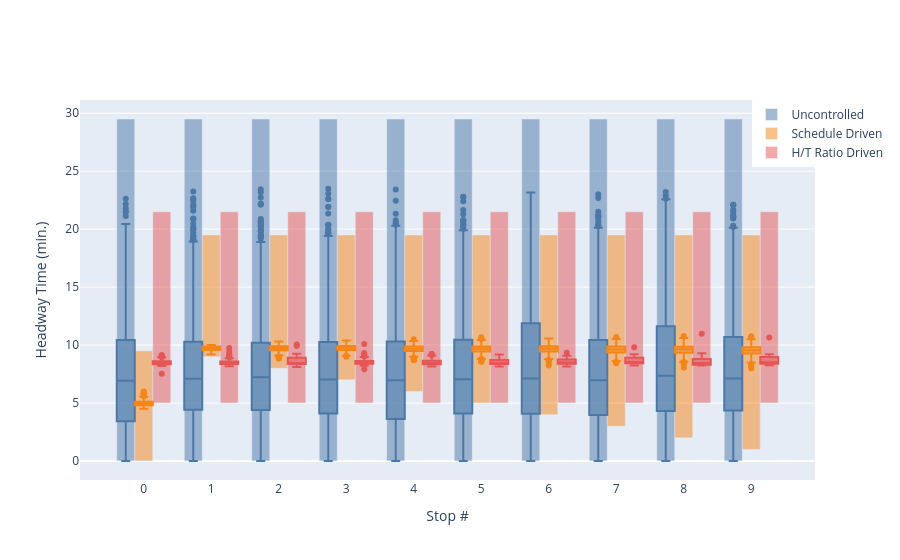
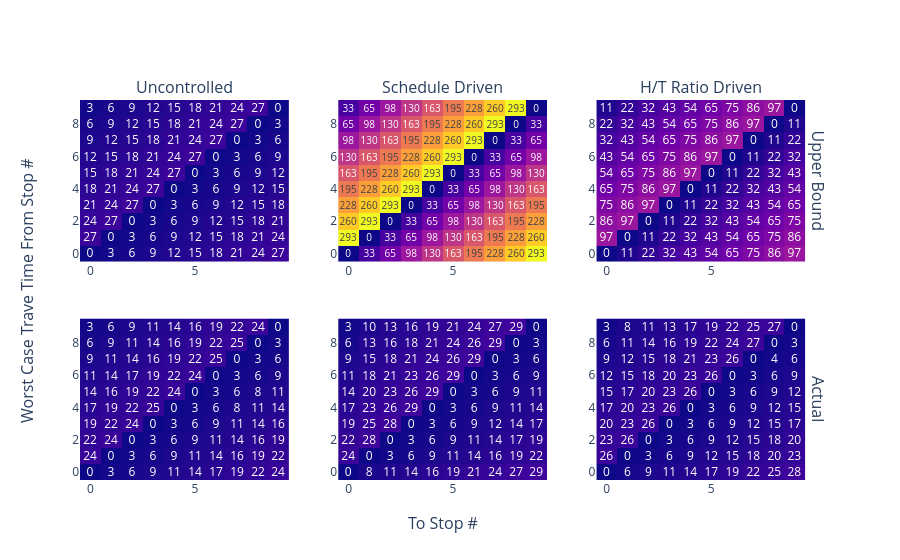

Notebook cell for these charts, in order:
### Markdown cell above
## Fig. 1: All Points Controlled
We now consider the effects of different policies when applied to every stop along a route.

Setting:
* 10 stops, average completion time uncontrolled: 60 minutes
* 6 vehicles

TODO:
* Outlier headway time on Headway Policy when buses released simultaneously

### Code cell
# Base route - no control
N_STOPS = 10
BASE_ROUTE = [
    {
        'tau': (2, 2.5),
        'delta': (0, 0.5),
        'policy': BolehPolicy,
        'policy_args': {},
    } for _ in range(N_STOPS)
]

# Scheduled terminal departure
SCHED_ROUTE = copy.deepcopy(BASE_ROUTE)
for i in range(N_STOPS):
    SCHED_ROUTE[i]['policy'] = LeakyBucketPolicy
    SCHED_ROUTE[i]['policy_args'] = {'time_delta': 10, 'offset':  2.5 * i}


# Ratio Driven Route has one stop driven by ratio policy
RATIO_ROUTE = copy.deepcopy(BASE_ROUTE)
for i in range(N_STOPS):
    RATIO_ROUTE[i]['policy'] = RatioDrivenPolicy
    RATIO_ROUTE[i]['policy_args'] = {'target_ratio': 1, 'activation_ratio': 1, 'max_holding': float('inf')}


routes = {
    'Uncontrolled': BASE_ROUTE,
    'Schedule Driven': SCHED_ROUTE,
    'H/T Ratio Driven': RATIO_ROUTE,
}

run_experiment(
    exp_id='fig1-policy-comparison',
    routes=routes,
    start_times=[0, 10, 20],
    t_max=60 * 24 * 7,
)

### Figure 1 — Plotly figure (JSON) as saved in the notebook; plotly's stock layout.template omitted (floating-point values rounded to 4 significant figures; data arrays with more than 128 entries replaced by an {"elided": "..."} marker saying what was removed)
{"data": [{"base": [0], "marker": {"color": "#4C78A8"}, "name": "Uncontrolled", "opacity": 0.5, "showlegend": true, "type": "bar", "width": 0.2667, "x": [-0.2667], "y": [29.5]}, {"marker": {"color": "#4C78A8"}, "showlegend": false, "type": "box", "width": 0.2667, "x": {"elided": "373 float values"}, "y": {"elided": "373 float values"}}, {"base": [0], "marker": {"color": "#4C78A8"}, "name": "Uncontrolled", "opacity": 0.5, "showlegend": false, "type": "bar", "width": 0.2667, "x": [0.7333], "y": [29.5]}, {"marker": {"color": "#4C78A8"}, "showlegend": false, "type": "box", "width": 0.2667, "x": {"elided": "358 float values"}, "y": {"elided": "358 float values"}}, {"base": [0], "marker": {"color": "#4C78A8"}, "name": "Uncontrolled", "opacity": 0.5, "showlegend": false, "type": "bar", "width": 0.2667, "x": [1.733], "y": [29.5]}, {"marker": {"color": "#4C78A8"}, "showlegend": false, "type": "box", "width": 0.2667, "x": {"elided": "372 float values"}, "y": {"elided": "372 float values"}}, {"base": [0], "marker": {"color": "#4C78A8"}, "name": "Uncontrolled", "opacity": 0.5, "showlegend": false, "type": "bar", "width": 0.2667, "x": [2.733], "y": [29.5]}, {"marker": {"color": "#4C78A8"}, "showlegend": false, "type": "box", "width": 0.2667, "x": {"elided": "379 float values"}, "y": {"elided": "379 float values"}}, {"base": [0], "marker": {"color": "#4C78A8"}, "name": "Uncontrolled", "opacity": 0.5, "showlegend": false, "type": "bar", "width": 0.2667, "x": [3.733], "y": [29.5]}, {"marker": {"color": "#4C78A8"}, "showlegend": false, "type": "box", "width": 0.2667, "x": {"elided": "376 float values"}, "y": {"elided": "376 float values"}}, {"base": [0], "marker": {"color": "#4C78A8"}, "name": "Uncontrolled", "opacity": 0.5, "showlegend": false, "type": "bar", "width": 0.2667, "x": [4.733], "y": [29.5]}, {"marker": {"color": "#4C78A8"}, "showlegend": false, "type": "box", "width": 0.2667, "x": {"elided": "377 float values"}, "y": {"elided": "377 float values"}}, {"base": [0], "marker": {"color": "#4C78A8"}, "name": "Uncontrolled", "opacity": 0.5, "showlegend": false, "type": "bar", "width": 0.2667, "x": [5.733], "y": [29.5]}, {"marker": {"color": "#4C78A8"}, "showlegend": false, "type": "box", "width": 0.2667, "x": {"elided": "352 float values"}, "y": {"elided": "352 float values"}}, {"base": [0], "marker": {"color": "#4C78A8"}, "name": "Uncontrolled", "opacity": 0.5, "showlegend": false, "type": "bar", "width": 0.2667, "x": [6.733], "y": [29.5]}, {"marker": {"color": "#4C78A8"}, "showlegend": false, "type": "box", "width": 0.2667, "x": {"elided": "360 float values"}, "y": {"elided": "360 float values"}}, {"base": [0], "marker": {"color": "#4C78A8"}, "name": "Uncontrolled", "opacity": 0.5, "showlegend": false, "type": "bar", "width": 0.2667, "x": [7.733], "y": [29.5]}, {"marker": {"color": "#4C78A8"}, "showlegend": false, "type": "box", "width": 0.2667, "x": {"elided": "366 float values"}, "y": {"elided": "366 float values"}}, {"base": [0], "marker": {"color": "#4C78A8"}, "name": "Uncontrolled", "opacity": 0.5, "showlegend": false, "type": "bar", "width": 0.2667, "x": [8.733], "y": [29.5]}, {"marker": {"color": "#4C78A8"}, "showlegend": false, "type": "box", "width": 0.2667, "x": {"elided": "360 float values"}, "y": {"elided": "360 float values"}}, {"base": [0], "marker": {"color": "#F58518"}, "name": "Schedule Driven", "opacity": 0.5, "showlegend": true, "type": "bar", "width": 0.2667, "x": [-2.776e-17], "y": [9.5]}, {"marker": {"color": "#F58518"}, "showlegend": false, "type": "box", "width": 0.2667, "x": {"elided": "504 float values"}, "y": {"elided": "504 float values"}}, {"base": [9], "marker": {"color": "#F58518"}, "name": "Schedule Driven", "opacity": 0.5, "showlegend": false, "type": "bar", "width": 0.2667, "x": [1], "y": [10.5]}, {"marker": {"color": "#F58518"}, "showlegend": false, "type": "box", "width": 0.2667, "x": {"elided": "606 int values"}, "y": {"elided": "606 float values"}}, {"base": [8], "marker": {"color": "#F58518"}, "name": "Schedule Driven", "opacity": 0.5, "showlegend": false, "type": "bar", "width": 0.2667, "x": [2], "y": [11.5]}, {"marker": {"color": "#F58518"}, "showlegend": false, "type": "box", "width": 0.2667, "x": {"elided": "603 int values"}, "y": {"elided": "603 float values"}}, {"base": [7], "marker": {"color": "#F58518"}, "name": "Schedule Driven", "opacity": 0.5, "showlegend": false, "type": "bar", "width": 0.2667, "x": [3], "y": [12.5]}, {"marker": {"color": "#F58518"}, "showlegend": false, "type": "box", "width": 0.2667, "x": {"elided": "431 int values"}, "y": {"elided": "431 float values"}}, {"base": [6], "marker": {"color": "#F58518"}, "name": "Schedule Driven", "opacity": 0.5, "showlegend": false, "type": "bar", "width": 0.2667, "x": [4], "y": [13.5]}, {"marker": {"color": "#F58518"}, "showlegend": false, "type": "box", "width": 0.2667, "x": {"elided": "557 int values"}, "y": {"elided": "557 float values"}}, {"base": [5], "marker": {"color": "#F58518"}, "name": "Schedule Driven", "opacity": 0.5, "showlegend": false, "type": "bar", "width": 0.2667, "x": [5], "y": [14.5]}, {"marker": {"color": "#F58518"}, "showlegend": false, "type": "box", "width": 0.2667, "x": {"elided": "586 int values"}, "y": {"elided": "586 float values"}}, {"base": [4], "marker": {"color": "#F58518"}, "name": "Schedule Driven", "opacity": 0.5, "showlegend": false, "type": "bar", "width": 0.2667, "x": [6], "y": [15.5]}, {"marker": {"color": "#F58518"}, "showlegend": false, "type": "box", "width": 0.2667, "x": {"elided": "597 int values"}, "y": {"elided": "597 float values"}}, {"base": [3], "marker": {"color": "#F58518"}, "name": "Schedule Driven", "opacity": 0.5, "showlegend": false, "type": "bar", "width": 0.2667, "x": [7], "y": [16.5]}, {"marker": {"color": "#F58518"}, "showlegend": false, "type": "box", "width": 0.2667, "x": {"elided": "412 int values"}, "y": {"elided": "412 float values"}}, {"base": [2], "marker": {"color": "#F58518"}, "name": "Schedule Driven", "opacity": 0.5, "showlegend": false, "type": "bar", "width": 0.2667, "x": [8], "y": [17.5]}, {"marker": {"color": "#F58518"}, "showlegend": false, "type": "box", "width": 0.2667, "x": {"elided": "451 int values"}, "y": {"elided": "451 float values"}}, {"base": [1], "marker": {"color": "#F58518"}, "name": "Schedule Driven", "opacity": 0.5, "showlegend": false, "type": "bar", "width": 0.2667, "x": [9], "y": [18.5]}, {"marker": {"color": "#F58518"}, "showlegend": false, "type": "box", "width": 0.2667, "x": {"elided": "497 int values"}, "y": {"elided": "497 float values"}}, {"base": [5], "marker": {"color": "#E45756"}, "name": "H/T Ratio Driven", "opacity": 0.5, "showlegend": true, "type": "bar", "width": 0.2667, "x": [0.2667], "y": [16.5]}, {"marker": {"color": "#E45756"}, "showlegend": false, "type": "box", "width": 0.2667, "x": [0.2667, 0.2667, 0.2667, 0.2667, 0.2667, 0.2667, 0.2667, 0.2667, 0.2667, 0.2667, 0.2667, 0.2667, 0.2667, 0.2667, 0.2667, 0.2667, 0.2667, 0.2667, 0.2667, 0.2667, 0.2667, 0.2667, 0.2667, 0.2667, 0.2667, 0.2667, 0.2667, 0.2667, 0.2667, 0.2667, 0.2667, 0.2667, 0.2667, 0.2667, 0.2667, 0.2667, 0.2667, 0.2667, 0.2667, 0.2667, 0.2667, 0.2667, 0.2667, 0.2667, 0.2667, 0.2667, 0.2667, 0.2667, 0.2667, 0.2667, 0.2667, 0.2667], "y": [7.535, 8.484, 8.507, 8.573, 8.324, 8.36, 8.554, 8.348, 8.303, 8.418, 8.351, 8.906, 8.47, 8.556, 9.058, 8.419, 8.451, 8.449, 8.507, 8.613, 8.194, 8.956, 8.22, 8.498, 8.587, 8.207, 8.95, 8.632, 8.426, 8.225, 8.942, 8.439, 8.256, 8.578, 8.529, 8.559, 8.521, 8.404, 8.649, 8.69, 8.577, 9.146, 9.011, 8.368, 8.524, 8.38, 8.399, 8.746, 8.227, 8.602, 8.342, 8.304]}, {"base": [5], "marker": {"color": "#E45756"}, "name": "H/T Ratio Driven", "opacity": 0.5, "showlegend": false, "type": "bar", "width": 0.2667, "x": [1.267], "y": [16.5]}, {"marker": {"color": "#E45756"}, "showlegend": false, "type": "box", "width": 0.2667, "x": [1.267, 1.267, 1.267, 1.267, 1.267, 1.267, 1.267, 1.267, 1.267, 1.267, 1.267, 1.267, 1.267, 1.267, 1.267, 1.267, 1.267, 1.267, 1.267, 1.267, 1.267, 1.267, 1.267, 1.267, 1.267, 1.267, 1.267, 1.267, 1.267, 1.267, 1.267, 1.267, 1.267, 1.267, 1.267, 1.267, 1.267, 1.267, 1.267, 1.267, 1.267, 1.267, 1.267, 1.267, 1.267, 1.267, 1.267, 1.267, 1.267, 1.267], "y": [9.437, 9.757, 8.275, 8.317, 9.02, 9.216, 8.536, 8.415, 8.556, 8.53, 8.563, 8.212, 8.321, 8.321, 8.949, 8.405, 8.867, 8.47, 8.436, 8.546, 8.534, 8.236, 8.382, 8.305, 8.577, 8.814, 8.173, 8.51, 9.167, 8.37, 8.263, 8.365, 8.497, 8.355, 8.432, 8.487, 8.406, 8.39, 8.406, 8.278, 8.845, 8.775, 8.488, 8.367, 8.98, 8.489, 8.377, 8.604, 8.393, 8.275]}, {"base": [5], "marker": {"color": "#E45756"}, "name": "H/T Ratio Driven", "opacity": 0.5, "showlegend": false, "type": "bar", "width": 0.2667, "x": [2.267], "y": [16.5]}, {"marker": {"color": "#E45756"}, "showlegend": false, "type": "box", "width": 0.2667, "x": [2.267, 2.267, 2.267, 2.267, 2.267, 2.267, 2.267, 2.267, 2.267, 2.267, 2.267, 2.267, 2.267, 2.267, 2.267, 2.267, 2.267, 2.267, 2.267, 2.267, 2.267, 2.267, 2.267, 2.267, 2.267, 2.267, 2.267, 2.267, 2.267, 2.267, 2.267, 2.267, 2.267, 2.267, 2.267, 2.267, 2.267, 2.267, 2.267, 2.267, 2.267, 2.267, 2.267, 2.267, 2.267, 2.267, 2.267, 2.267, 2.267, 2.267, 2.267, 2.267, 2.267, 2.267, 2.267, 2.267, 2.267, 2.267, 2.267, 2.267, 2.267, 2.267], "y": [9.929, 10.04, 8.951, 8.492, 8.435, 8.445, 8.96, 8.955, 9.001, 8.28, 8.452, 8.45, 8.446, 8.365, 8.383, 8.29, 8.561, 9.184, 8.358, 8.485, 8.42, 9.252, 8.956, 8.429, 8.608, 8.869, 8.1, 8.694, 8.902, 8.292, 8.855, 8.304, 8.412, 8.597, 8.457, 8.327, 8.483, 8.294, 8.98, 8.45, 9.004, 8.164, 8.192, 8.316, 8.935, 8.203, 8.431, 8.637, 9.005, 8.395, 8.59, 8.415, 8.348, 8.328, 8.675, 9.212, 8.682, 8.352, 8.41, 8.462, 8.359, 9.008]}, {"base": [5], "marker": {"color": "#E45756"}, "name": "H/T Ratio Driven", "opacity": 0.5, "showlegend": false, "type": "bar", "width": 0.2667, "x": [3.267], "y": [16.5]}, {"marker": {"color": "#E45756"}, "showlegend": false, "type": "box", "width": 0.2667, "x": [3.267, 3.267, 3.267, 3.267, 3.267, 3.267, 3.267, 3.267, 3.267, 3.267, 3.267, 3.267, 3.267, 3.267, 3.267, 3.267, 3.267, 3.267, 3.267, 3.267, 3.267, 3.267, 3.267, 3.267, 3.267, 3.267, 3.267, 3.267, 3.267, 3.267, 3.267, 3.267, 3.267, 3.267, 3.267, 3.267, 3.267, 3.267, 3.267, 3.267, 3.267, 3.267, 3.267, 3.267, 3.267, 3.267, 3.267, 3.267, 3.267, 3.267, 3.267, 3.267, 3.267, 3.267], "y": [10.09, 7.913, 8.626, 8.869, 8.899, 8.546, 9.314, 8.544, 8.485, 8.295, 8.301, 8.493, 8.352, 8.227, 8.537, 8.548, 8.556, 8.27, 8.448, 9.16, 8.312, 8.967, 8.502, 8.402, 8.451, 8.43, 8.493, 8.474, 8.326, 8.365, 8.393, 8.321, 8.509, 9.038, 8.437, 9.17, 8.681, 9.055, 8.738, 8.378, 8.615, 8.492, 8.937, 8.421, 8.337, 8.419, 8.409, 8.38, 8.497, 8.688, 8.335, 8.514, 8.513, 8.221]}, {"base": [5], "marker": {"color": "#E45756"}, "name": "H/T Ratio Driven", "opacity": 0.5, "showlegend": false, "type": "bar", "width": 0.2667, "x": [4.267], "y": [16.5]}, {"marker": {"color": "#E45756"}, "showlegend": false, "type": "box", "width": 0.2667, "x": [4.267, 4.267, 4.267, 4.267, 4.267, 4.267, 4.267, 4.267, 4.267, 4.267, 4.267, 4.267, 4.267, 4.267, 4.267, 4.267, 4.267, 4.267, 4.267, 4.267, 4.267, 4.267, 4.267, 4.267, 4.267, 4.267, 4.267, 4.267, 4.267, 4.267, 4.267, 4.267, 4.267, 4.267, 4.267, 4.267, 4.267, 4.267, 4.267, 4.267, 4.267, 4.267, 4.267, 4.267, 4.267, 4.267, 4.267, 4.267, 4.267], "y": [8.4, 8.541, 8.533, 8.461, 8.584, 8.343, 8.328, 8.383, 8.32, 8.403, 9.041, 9.224, 8.384, 8.165, 8.958, 8.417, 8.665, 8.373, 8.954, 8.338, 8.275, 8.526, 8.645, 8.64, 8.24, 9.055, 8.88, 8.4, 8.329, 8.497, 9.15, 8.477, 8.517, 8.213, 8.6, 9.102, 8.326, 8.462, 9.239, 8.144, 8.207, 8.329, 8.693, 8.589, 8.614, 9.039, 8.247, 8.418, 8.445]}, {"base": [5], "marker": {"color": "#E45756"}, "name": "H/T Ratio Driven", "opacity": 0.5, "showlegend": false, "type": "bar", "width": 0.2667, "x": [5.267], "y": [16.5]}, {"marker": {"color": "#E45756"}, "showlegend": false, "type": "box", "width": 0.2667, "x": [5.267, 5.267, 5.267, 5.267, 5.267, 5.267, 5.267, 5.267, 5.267, 5.267, 5.267, 5.267, 5.267, 5.267, 5.267, 5.267, 5.267, 5.267, 5.267, 5.267, 5.267, 5.267, 5.267, 5.267, 5.267, 5.267, 5.267, 5.267, 5.267, 5.267, 5.267, 5.267, 5.267, 5.267, 5.267, 5.267, 5.267, 5.267, 5.267, 5.267, 5.267, 5.267], "y": [8.275, 8.366, 8.412, 8.345, 8.565, 8.397, 8.582, 8.382, 8.719, 8.585, 8.93, 8.348, 8.425, 8.572, 8.446, 8.462, 8.411, 8.939, 8.565, 8.504, 9.063, 8.438, 8.464, 9.176, 8.805, 8.881, 8.894, 8.317, 8.582, 8.287, 8.374, 8.492, 8.532, 8.702, 9.07, 8.157, 8.198, 8.436, 9.177, 8.838, 8.374, 8.316]}, {"base": [5], "marker": {"color": "#E45756"}, "name": "H/T Ratio Driven", "opacity": 0.5, "showlegend": false, "type": "bar", "width": 0.2667, "x": [6.267], "y": [16.5]}, {"marker": {"color": "#E45756"}, "showlegend": false, "type": "box", "width": 0.2667, "x": [6.267, 6.267, 6.267, 6.267, 6.267, 6.267, 6.267, 6.267, 6.267, 6.267, 6.267, 6.267, 6.267, 6.267, 6.267, 6.267, 6.267, 6.267, 6.267, 6.267, 6.267, 6.267, 6.267, 6.267, 6.267, 6.267, 6.267, 6.267, 6.267, 6.267, 6.267, 6.267, 6.267, 6.267, 6.267, 6.267, 6.267, 6.267, 6.267, 6.267, 6.267, 6.267, 6.267, 6.267, 6.267, 6.267, 6.267, 6.267, 6.267, 6.267, 6.267, 6.267, 6.267, 6.267, 6.267, 6.267, 6.267, 6.267, 6.267, 6.267], "y": [8.302, 8.634, 8.442, 8.156, 8.872, 8.69, 8.386, 8.462, 8.526, 8.852, 9.073, 8.427, 8.594, 8.373, 8.774, 8.479, 8.401, 8.485, 8.964, 8.385, 8.407, 8.691, 9.062, 8.368, 8.259, 9.02, 8.341, 8.324, 8.955, 8.333, 9.039, 9.016, 8.837, 8.649, 8.445, 8.82, 8.321, 8.9, 8.551, 8.814, 8.487, 8.334, 8.342, 8.382, 8.535, 8.344, 8.241, 8.749, 8.718, 8.455, 8.454, 8.342, 9.339, 8.408, 8.613, 8.535, 8.574, 8.394, 8.577, 8.425]}, {"base": [5], "marker": {"color": "#E45756"}, "name": "H/T Ratio Driven", "opacity": 0.5, "showlegend": false, "type": "bar", "width": 0.2667, "x": [7.267], "y": [16.5]}, {"marker": {"color": "#E45756"}, "showlegend": false, "type": "box", "width": 0.2667, "x": [7.267, 7.267, 7.267, 7.267, 7.267, 7.267, 7.267, 7.267, 7.267, 7.267, 7.267, 7.267, 7.267, 7.267, 7.267, 7.267, 7.267, 7.267, 7.267, 7.267, 7.267, 7.267, 7.267, 7.267, 7.267, 7.267, 7.267, 7.267, 7.267, 7.267, 7.267, 7.267, 7.267, 7.267, 7.267, 7.267, 7.267, 7.267, 7.267, 7.267], "y": [9.812, 8.786, 9.015, 8.815, 8.481, 8.595, 8.566, 9.12, 8.993, 8.82, 9.109, 8.239, 8.35, 8.635, 8.476, 8.459, 8.455, 8.805, 8.293, 8.512, 8.479, 8.419, 8.439, 8.362, 8.615, 8.308, 9.162, 8.29, 8.768, 9.203, 9.069, 9.104, 8.394, 8.509, 8.982, 8.79, 8.453, 8.419, 8.51, 8.334]}, {"base": [5], "marker": {"color": "#E45756"}, "name": "H/T Ratio Driven", "opacity": 0.5, "showlegend": false, "type": "bar", "width": 0.2667, "x": [8.267], "y": [16.5]}, {"marker": {"color": "#E45756"}, "showlegend": false, "type": "box", "width": 0.2667, "x": [8.267, 8.267, 8.267, 8.267, 8.267, 8.267, 8.267, 8.267, 8.267, 8.267, 8.267, 8.267, 8.267, 8.267, 8.267, 8.267, 8.267, 8.267, 8.267, 8.267, 8.267, 8.267, 8.267, 8.267, 8.267, 8.267, 8.267, 8.267, 8.267, 8.267, 8.267, 8.267, 8.267, 8.267, 8.267, 8.267, 8.267, 8.267], "y": [10.97, 8.802, 8.994, 8.791, 9.068, 8.381, 8.531, 8.568, 8.347, 8.277, 8.972, 8.385, 8.254, 8.884, 8.437, 8.238, 8.291, 8.959, 8.514, 8.503, 8.518, 8.49, 8.287, 8.549, 8.506, 8.329, 8.336, 9.052, 8.236, 8.244, 8.328, 8.396, 8.975, 9.294, 8.3, 8.305, 8.252, 8.399]}, {"base": [5], "marker": {"color": "#E45756"}, "name": "H/T Ratio Driven", "opacity": 0.5, "showlegend": false, "type": "bar", "width": 0.2667, "x": [9.267], "y": [16.5]}, {"marker": {"color": "#E45756"}, "showlegend": false, "type": "box", "width": 0.2667, "x": [9.267, 9.267, 9.267, 9.267, 9.267, 9.267, 9.267, 9.267, 9.267, 9.267, 9.267, 9.267, 9.267, 9.267, 9.267, 9.267, 9.267, 9.267, 9.267, 9.267, 9.267, 9.267, 9.267, 9.267, 9.267, 9.267, 9.267, 9.267, 9.267, 9.267, 9.267, 9.267, 9.267, 9.267, 9.267, 9.267, 9.267, 9.267, 9.267, 9.267, 9.267, 9.267, 9.267, 9.267, 9.267, 9.267, 9.267, 9.267], "y": [10.65, 8.51, 8.853, 8.466, 8.457, 8.508, 8.547, 8.472, 8.573, 8.521, 9.092, 8.963, 8.801, 8.53, 8.591, 8.525, 8.454, 8.989, 8.825, 8.412, 8.331, 8.539, 8.346, 8.301, 8.985, 8.741, 8.317, 8.476, 9.09, 8.383, 8.332, 8.512, 8.304, 8.477, 8.61, 9.208, 9.136, 9.077, 8.379, 8.977, 9.088, 8.358, 9.124, 8.258, 8.348, 8.473, 9.044, 8.373]}], "layout": {"autosize": true, "legend": {"x": 1.1, "xanchor": "right", "y": 1}, "xaxis": {"autorange": true, "range": [-0.9444, 9.944], "tickmode": "array", "tickvals": [0, 1, 2, 3, 4, 5, 6, 7, 8, 9], "title": {"text": "Stop #"}, "type": "linear"}, "yaxis": {"autorange": true, "range": [-1.639, 31.14], "title": {"text": "Headway Time (min.)"}, "type": "linear"}}}

### Figure 2 — Plotly figure (JSON) as saved in the notebook; plotly's stock layout.template omitted (floating-point values rounded to 4 significant figures)
{"data": [{"showscale": false, "text": [[0, 3, 6, 9, 12, 15, 18, 21, 24, 27], [27, 0, 3, 6, 9, 12, 15, 18, 21, 24], [24, 27, 0, 3, 6, 9, 12, 15, 18, 21], [21, 24, 27, 0, 3, 6, 9, 12, 15, 18], [18, 21, 24, 27, 0, 3, 6, 9, 12, 15], [15, 18, 21, 24, 27, 0, 3, 6, 9, 12], [12, 15, 18, 21, 24, 27, 0, 3, 6, 9], [9, 12, 15, 18, 21, 24, 27, 0, 3, 6], [6, 9, 12, 15, 18, 21, 24, 27, 0, 3], [3, 6, 9, 12, 15, 18, 21, 24, 27, 0]], "texttemplate": "%{text:.0f}", "type": "heatmap", "xaxis": "x", "yaxis": "y", "z": [[0, 3, 6, 9, 12, 15, 18, 21, 24, 27], [27, 0, 3, 6, 9, 12, 15, 18, 21, 24], [24, 27, 0, 3, 6, 9, 12, 15, 18, 21], [21, 24, 27, 0, 3, 6, 9, 12, 15, 18], [18, 21, 24, 27, 0, 3, 6, 9, 12, 15], [15, 18, 21, 24, 27, 0, 3, 6, 9, 12], [12, 15, 18, 21, 24, 27, 0, 3, 6, 9], [9, 12, 15, 18, 21, 24, 27, 0, 3, 6], [6, 9, 12, 15, 18, 21, 24, 27, 0, 3], [3, 6, 9, 12, 15, 18, 21, 24, 27, 0]], "zmax": 292.5, "zmin": 0}, {"showscale": false, "text": [[0, 32.5, 65, 97.5, 130, 162.5, 195, 227.5, 260, 292.5], [292.5, 0, 32.5, 65, 97.5, 130, 162.5, 195, 227.5, 260], [260, 292.5, 0, 32.5, 65, 97.5, 130, 162.5, 195, 227.5], [227.5, 260, 292.5, 0, 32.5, 65, 97.5, 130, 162.5, 195], [195, 227.5, 260, 292.5, 0, 32.5, 65, 97.5, 130, 162.5], [162.5, 195, 227.5, 260, 292.5, 0, 32.5, 65, 97.5, 130], [130, 162.5, 195, 227.5, 260, 292.5, 0, 32.5, 65, 97.5], [97.5, 130, 162.5, 195, 227.5, 260, 292.5, 0, 32.5, 65], [65, 97.5, 130, 162.5, 195, 227.5, 260, 292.5, 0, 32.5], [32.5, 65, 97.5, 130, 162.5, 195, 227.5, 260, 292.5, 0]], "texttemplate": "%{text:.0f}", "type": "heatmap", "xaxis": "x2", "yaxis": "y2", "z": [[0, 32.5, 65, 97.5, 130, 162.5, 195, 227.5, 260, 292.5], [292.5, 0, 32.5, 65, 97.5, 130, 162.5, 195, 227.5, 260], [260, 292.5, 0, 32.5, 65, 97.5, 130, 162.5, 195, 227.5], [227.5, 260, 292.5, 0, 32.5, 65, 97.5, 130, 162.5, 195], [195, 227.5, 260, 292.5, 0, 32.5, 65, 97.5, 130, 162.5], [162.5, 195, 227.5, 260, 292.5, 0, 32.5, 65, 97.5, 130], [130, 162.5, 195, 227.5, 260, 292.5, 0, 32.5, 65, 97.5], [97.5, 130, 162.5, 195, 227.5, 260, 292.5, 0, 32.5, 65], [65, 97.5, 130, 162.5, 195, 227.5, 260, 292.5, 0, 32.5], [32.5, 65, 97.5, 130, 162.5, 195, 227.5, 260, 292.5, 0]], "zmax": 292.5, "zmin": 0}, {"showscale": false, "text": [[0, 10.75, 21.5, 32.25, 43, 53.75, 64.5, 75.25, 86, 96.75], [96.75, 0, 10.75, 21.5, 32.25, 43, 53.75, 64.5, 75.25, 86], [86, 96.75, 0, 10.75, 21.5, 32.25, 43, 53.75, 64.5, 75.25], [75.25, 86, 96.75, 0, 10.75, 21.5, 32.25, 43, 53.75, 64.5], [64.5, 75.25, 86, 96.75, 0, 10.75, 21.5, 32.25, 43, 53.75], [53.75, 64.5, 75.25, 86, 96.75, 0, 10.75, 21.5, 32.25, 43], [43, 53.75, 64.5, 75.25, 86, 96.75, 0, 10.75, 21.5, 32.25], [32.25, 43, 53.75, 64.5, 75.25, 86, 96.75, 0, 10.75, 21.5], [21.5, 32.25, 43, 53.75, 64.5, 75.25, 86, 96.75, 0, 10.75], [10.75, 21.5, 32.25, 43, 53.75, 64.5, 75.25, 86, 96.75, 0]], "texttemplate": "%{text:.0f}", "type": "heatmap", "xaxis": "x3", "yaxis": "y3", "z": [[0, 10.75, 21.5, 32.25, 43, 53.75, 64.5, 75.25, 86, 96.75], [96.75, 0, 10.75, 21.5, 32.25, 43, 53.75, 64.5, 75.25, 86], [86, 96.75, 0, 10.75, 21.5, 32.25, 43, 53.75, 64.5, 75.25], [75.25, 86, 96.75, 0, 10.75, 21.5, 32.25, 43, 53.75, 64.5], [64.5, 75.25, 86, 96.75, 0, 10.75, 21.5, 32.25, 43, 53.75], [53.75, 64.5, 75.25, 86, 96.75, 0, 10.75, 21.5, 32.25, 43], [43, 53.75, 64.5, 75.25, 86, 96.75, 0, 10.75, 21.5, 32.25], [32.25, 43, 53.75, 64.5, 75.25, 86, 96.75, 0, 10.75, 21.5], [21.5, 32.25, 43, 53.75, 64.5, 75.25, 86, 96.75, 0, 10.75], [10.75, 21.5, 32.25, 43, 53.75, 64.5, 75.25, 86, 96.75, 0]], "zmax": 292.5, "zmin": 0}, {"showscale": false, "text": [[0, 2.976, 5.76, 8.557, 11.42, 13.77, 16.53, 19.09, 21.83, 24.29], [24.43, 0, 2.983, 5.85, 8.556, 11.21, 13.9, 16.4, 19.12, 21.67], [21.83, 24.45, 0, 2.986, 5.846, 8.639, 11.24, 13.81, 16.44, 19.08], [19.17, 21.94, 24.48, 0, 2.975, 5.901, 8.543, 11.19, 13.71, 16.48], [16.69, 19.32, 21.74, 24.67, 0, 2.975, 5.815, 8.483, 11.26, 13.93], [13.83, 16.47, 19.17, 21.84, 24.46, 0, 2.996, 5.863, 8.496, 11.17], [11.5, 14.12, 16.54, 19.23, 21.85, 24.48, 0, 2.985, 5.83, 8.729], [8.626, 11.25, 13.83, 16.49, 19.12, 21.77, 24.64, 0, 2.988, 5.858], [5.931, 8.598, 11.34, 13.89, 16.48, 19.24, 22.0, 24.57, 0, 2.982], [2.973, 5.776, 8.519, 11.13, 13.85, 16.36, 19.2, 21.76, 24.36, 0]], "texttemplate": "%{text:.0f}", "type": "heatmap", "xaxis": "x4", "yaxis": "y4", "z": [[0, 2.976, 5.76, 8.557, 11.42, 13.77, 16.53, 19.09, 21.83, 24.29], [24.43, 0, 2.983, 5.85, 8.556, 11.21, 13.9, 16.4, 19.12, 21.67], [21.83, 24.45, 0, 2.986, 5.846, 8.639, 11.24, 13.81, 16.44, 19.08], [19.17, 21.94, 24.48, 0, 2.975, 5.901, 8.543, 11.19, 13.71, 16.48], [16.69, 19.32, 21.74, 24.67, 0, 2.975, 5.815, 8.483, 11.26, 13.93], [13.83, 16.47, 19.17, 21.84, 24.46, 0, 2.996, 5.863, 8.496, 11.17], [11.5, 14.12, 16.54, 19.23, 21.85, 24.48, 0, 2.985, 5.83, 8.729], [8.626, 11.25, 13.83, 16.49, 19.12, 21.77, 24.64, 0, 2.988, 5.858], [5.931, 8.598, 11.34, 13.89, 16.48, 19.24, 22.0, 24.57, 0, 2.982], [2.973, 5.776, 8.519, 11.13, 13.85, 16.36, 19.2, 21.76, 24.36, 0]], "zmax": 292.5, "zmin": 0}, {"showscale": false, "text": [[0, 7.95, 10.77, 13.76, 16.26, 18.77, 21.41, 24.07, 26.68, 29.42], [24.4, 0, 2.982, 5.931, 8.593, 11.23, 13.89, 16.44, 19.13, 21.84], [21.96, 27.98, 0, 2.99, 5.824, 8.565, 11.1, 13.88, 16.69, 19.1], [19.16, 25.48, 28.22, 0, 2.99, 5.814, 8.574, 11.5, 13.89, 16.64], [16.57, 22.97, 25.76, 28.75, 0, 2.992, 5.886, 8.544, 11.24, 14.04], [14.08, 20.44, 23.27, 25.92, 28.85, 0, 2.986, 5.792, 8.627, 11.29], [11.28, 17.97, 20.66, 23.45, 26.11, 28.79, 0, 2.99, 5.846, 8.586], [8.832, 15.45, 18.17, 21.16, 23.67, 26.19, 28.76, 0, 2.986, 5.871], [5.949, 12.98, 15.64, 18.36, 21.1, 23.81, 26.4, 28.83, 0, 2.995], [2.985, 10.44, 13.2, 16.03, 18.69, 21.25, 23.95, 26.66, 29.34, 0]], "texttemplate": "%{text:.0f}", "type": "heatmap", "xaxis": "x5", "yaxis": "y5", "z": [[0, 7.95, 10.77, 13.76, 16.26, 18.77, 21.41, 24.07, 26.68, 29.42], [24.4, 0, 2.982, 5.931, 8.593, 11.23, 13.89, 16.44, 19.13, 21.84], [21.96, 27.98, 0, 2.99, 5.824, 8.565, 11.1, 13.88, 16.69, 19.1], [19.16, 25.48, 28.22, 0, 2.99, 5.814, 8.574, 11.5, 13.89, 16.64], [16.57, 22.97, 25.76, 28.75, 0, 2.992, 5.886, 8.544, 11.24, 14.04], [14.08, 20.44, 23.27, 25.92, 28.85, 0, 2.986, 5.792, 8.627, 11.29], [11.28, 17.97, 20.66, 23.45, 26.11, 28.79, 0, 2.99, 5.846, 8.586], [8.832, 15.45, 18.17, 21.16, 23.67, 26.19, 28.76, 0, 2.986, 5.871], [5.949, 12.98, 15.64, 18.36, 21.1, 23.81, 26.4, 28.83, 0, 2.995], [2.985, 10.44, 13.2, 16.03, 18.69, 21.25, 23.95, 26.66, 29.34, 0]], "zmax": 292.5, "zmin": 0}, {"showscale": false, "text": [[0, 5.713, 8.57, 10.77, 13.96, 16.64, 19.1, 22.05, 24.78, 27.66], [25.83, 0, 3.235, 6.259, 9.042, 11.96, 14.73, 17.57, 20.29, 23.06], [23.02, 25.85, 0, 3.197, 6.174, 9.098, 11.99, 14.86, 17.59, 20.34], [20.2, 23.07, 25.85, 0, 3.236, 6.143, 9.016, 11.83, 14.67, 17.49], [17.41, 20.32, 23.13, 25.9, 0, 3.247, 6.21, 9.055, 11.81, 14.65], [14.67, 17.48, 20.28, 23.02, 25.85, 0, 3.187, 6.188, 8.972, 11.85], [11.97, 14.66, 17.53, 20.23, 23.17, 25.85, 0, 3.271, 6.174, 9.143], [9.091, 12.02, 15.17, 17.82, 20.81, 23.34, 26.28, 0, 3.653, 6.284], [6.199, 10.88, 13.73, 15.94, 19.13, 21.81, 24.27, 27.22, 0, 3.223], [3.252, 8.3, 11.16, 13.36, 16.55, 19.23, 21.69, 24.64, 27.37, 0]], "texttemplate": "%{text:.0f}", "type": "heatmap", "xaxis": "x6", "yaxis": "y6", "z": [[0, 5.713, 8.57, 10.77, 13.96, 16.64, 19.1, 22.05, 24.78, 27.66], [25.83, 0, 3.235, 6.259, 9.042, 11.96, 14.73, 17.57, 20.29, 23.06], [23.02, 25.85, 0, 3.197, 6.174, 9.098, 11.99, 14.86, 17.59, 20.34], [20.2, 23.07, 25.85, 0, 3.236, 6.143, 9.016, 11.83, 14.67, 17.49], [17.41, 20.32, 23.13, 25.9, 0, 3.247, 6.21, 9.055, 11.81, 14.65], [14.67, 17.48, 20.28, 23.02, 25.85, 0, 3.187, 6.188, 8.972, 11.85], [11.97, 14.66, 17.53, 20.23, 23.17, 25.85, 0, 3.271, 6.174, 9.143], [9.091, 12.02, 15.17, 17.82, 20.81, 23.34, 26.28, 0, 3.653, 6.284], [6.199, 10.88, 13.73, 15.94, 19.13, 21.81, 24.27, 27.22, 0, 3.223], [3.252, 8.3, 11.16, 13.36, 16.55, 19.23, 21.69, 24.64, 27.37, 0]], "zmax": 292.5, "zmin": 0}], "layout": {"annotations": [{"font": {"size": 16}, "showarrow": false, "text": "Uncontrolled", "x": 0.1411, "xanchor": "center", "xref": "paper", "y": 1, "yanchor": "bottom", "yref": "paper"}, {"font": {"size": 16}, "showarrow": false, "text": "Schedule Driven", "x": 0.49, "xanchor": "center", "xref": "paper", "y": 1, "yanchor": "bottom", "yref": "paper"}, {"font": {"size": 16}, "showarrow": false, "text": "H/T Ratio Driven", "x": 0.8389, "xanchor": "center", "xref": "paper", "y": 1, "yanchor": "bottom", "yref": "paper"}, {"font": {"size": 16}, "showarrow": false, "text": "Upper Bound", "textangle": 90, "x": 0.98, "xanchor": "left", "xref": "paper", "y": 0.7875, "yanchor": "middle", "yref": "paper"}, {"font": {"size": 16}, "showarrow": false, "text": "Actual", "textangle": 90, "x": 0.98, "xanchor": "left", "xref": "paper", "y": 0.2125, "yanchor": "middle", "yref": "paper"}, {"font": {"size": 16}, "showarrow": false, "text": "To Stop #", "x": 0.49, "xanchor": "center", "xref": "paper", "y": 0, "yanchor": "top", "yref": "paper", "yshift": -30}, {"font": {"size": 16}, "showarrow": false, "text": "Worst Case Trave Time From Stop #", "textangle": -90, "x": 0, "xanchor": "right", "xref": "paper", "xshift": -40, "y": 0.5, "yanchor": "middle", "yref": "paper"}], "autosize": true, "xaxis": {"anchor": "y", "autorange": true, "domain": [0, 0.2822], "range": [-0.5, 9.5]}, "xaxis2": {"anchor": "y2", "autorange": true, "domain": [0.3489, 0.6311], "range": [-0.5, 9.5]}, "xaxis3": {"anchor": "y3", "autorange": true, "domain": [0.6978, 0.98], "range": [-0.5, 9.5]}, "xaxis4": {"anchor": "y4", "autorange": true, "domain": [0, 0.2822], "range": [-0.5, 9.5]}, "xaxis5": {"anchor": "y5", "autorange": true, "domain": [0.3489, 0.6311], "range": [-0.5, 9.5]}, "xaxis6": {"anchor": "y6", "autorange": true, "domain": [0.6978, 0.98], "range": [-0.5, 9.5]}, "yaxis": {"anchor": "x", "autorange": true, "domain": [0.575, 1], "range": [-0.5, 9.5]}, "yaxis2": {"anchor": "x2", "autorange": true, "domain": [0.575, 1], "range": [-0.5, 9.5]}, "yaxis3": {"anchor": "x3", "autorange": true, "domain": [0.575, 1], "range": [-0.5, 9.5]}, "yaxis4": {"anchor": "x4", "autorange": true, "domain": [0, 0.425], "range": [-0.5, 9.5]}, "yaxis5": {"anchor": "x5", "autorange": true, "domain": [0, 0.425], "range": [-0.5, 9.5]}, "yaxis6": {"anchor": "x6", "autorange": true, "domain": [0, 0.425], "range": [-0.5, 9.5]}}}
